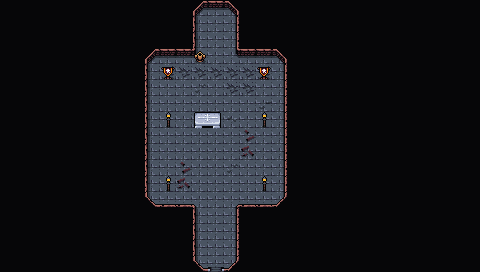

This game map was drawn from its Tiled (.tmx) file and the tilesets committed beside it. A one-line description and the trimmed map source follow:
An orthogonal 30x17 tile map with 16x16 px tiles, 3 tile layers (Background, Floor, Clutter), 3 tilesets and 7 objects (2x dialog).

<map version="1.10" tiledversion="1.10.1" orientation="orthogonal" renderorder="right-down" width="30" height="17" tilewidth="16" tileheight="16" infinite="0" nextlayerid="7" nextobjectid="67">
 <editorsettings>
  <export target="wastetown..tmx" format="tmx" />
 </editorsettings>
 <properties>
  <property name="dungeonEffect" value="{&quot;startBattleWithCard&quot;: [ &quot;Stensia Masquerade&quot; ]}" />
 </properties>
 <tileset firstgid="1" source="../../tileset/main.tsx" />
 <tileset firstgid="10113" source="../../tileset/buildings.tsx" />
 <tileset firstgid="11905" source="../../tileset/dungeon/DarkAbbeyTiles.tsx" />
 <layer id="1" name="Background" width="30" height="17">
  <data>[510 cells, 510 non-empty, 1 distinct tile ids]</data>
 </layer>
 <layer id="2" name="Floor" width="30" height="17">
  <data>[510 cells, 456 non-empty, 15 distinct tile ids]</data>
 </layer>
 <layer id="3" name="Clutter" width="30" height="17">
  <properties>
   <property name="spriteLayer" type="bool" value="true" />
  </properties>
  <data>[510 cells, 17 non-empty, 10 distinct tile ids]</data>
 </layer>
 <objectgroup id="4" name="Objects">
  <object id="38" template="../../obj/entry_up.tx" x="192" y="268" width="48" height="16">
   <properties>
    <property name="teleport" value="../common/maps/map/vampirecastle/vampirecastle_1.tmx" />
   </properties>
  </object>
  <object id="50" template="../../obj/enemy.tx" x="193.5" y="125.987">
   <properties>
    <property name="deckOverride" value="decks/standard/vampire_br.dck" />
    <property name="enemy" value="Ancient Vampire" />
    <property name="inactive" type="bool" value="true" />
    <property name="speedModifier" type="float" value="10" />
    <property name="threatRange" type="int" value="50" />
   </properties>
  </object>
  <object id="62" template="../../obj/dialog.tx" type="dialog" gid="11530" x="195.244" y="129.616" width="25.7101" height="18.009" visible="1">
   <properties>
    <property name="dialog">[
  {
    "text": "You see a coffin lying at the center of the crypt. This relic of vampiric history, once a vessel for the undying, now stood as a time-worn testament to the passage of ages, a silent witness to the secrets and shadows that had unfolded within its confines. The ancient coffin, a repository of centuries, exuded an aura of both menace and melancholy, a silent sentinel to the mysteries of the nocturnal realm.",
    "options": [
      { "name": "Walk away" },
      {
        "name": "Take a closer look at the rusty coffin",
        "text": "You sense an immense amount of power radiating from the coffin. You also begin to note the various unholy symbols engraved around the base of coffin.",
        "options": [
          { "name": "Walk away" },
          {
            "name": "Open the coffin",
            "text": "As you open the coffin, an ancient figure awakes in the gloom. It cries out in an ancient voice: YOU DARE WAKE ME, PUNY MORTAL?",
            "options": [
              {
                "name": "Prepare yourself!",
                "action": [
                  { "activateMapObject": 50 },
                  { "deleteMapObject": 63 },
                  { "deleteMapObject": -1 }
                ]
              }
            ]
          }
        ]
      }
    ]
  }
]</property>
   </properties>
  </object>
  <object id="63" name="Ward" type="dialog" gid="11912" x="195.651" y="58.297" width="39.2943" height="16">
   <properties>
    <property name="dialog">[{
    "text":"A translucent, shimmering red field blocks your path. An ancient Evil is lurking in these crypts, preventing you from entering the room in front of you ...",
    "options":[
    { "name":"Leave." } 
    ]
}]</property>
   </properties>
  </object>
  <object id="64" template="../../obj/manashards.tx" x="154.394" y="169.462" />
  <object id="65" template="../../obj/treasure.tx" x="208.637" y="23.8091">
   <properties>
    <property name="reward">[
  {
    "type": "randomCard",
    "colors": [ "Black" ],
    "subTypes": [ "Vampire" ],
    "count": 5
  },
  {
    "type": "item",
    "count": 1,
    "probability": 0.1,
    "itemName": "Dark Boots"
  },
  {
    "type": "item",
    "count": 1,
    "probability": 0.1,
    "itemName": "Dark Shield"
  },
  {
    "type": "item",
    "count": 1,
    "probability": 0.1,
    "itemName": "Dark Armor"
  },
  {
    "type": "item",
    "count": 1,
    "probability": 0.1,
    "itemName": "Blood Vial"
  },
  {
    "type": "item",
    "count": 1,
    "probability": 0.1,
    "itemName": "Dark Amulet"
  }
]</property>
   </properties>
  </object>
  <object id="66" template="../../obj/booster.tx" x="197.253" y="42.225">
   <properties>
    <property name="reward">[
	{
		"type": "card",
		"probability": 0.5,
		"count": 1,
		"cardName": "Infernal Grasp"
	},
	{
		"type": "card",
		"probability": 0.5,
		"count": 1,
		"cardName": "Crippling Fear"
	},
	{
		"type": "card",
		"probability": 0.5,
		"count": 1,
		"itemName": "Deadly Dispute"
	},
	{
		"type": "card",
		"probability": 0.5,
		"count": 1,
		"itemName": "Village Rites"
	},
	{
		"type": "card",
		"probability": 0.5,
		"count": 1,
		"cardName": "Tragic Slip"
	},
	{
		"type": "card",
		"probability": 0.5,
		"count": 1,
		"cardName": "Defile"
	},
	{
		"type": "card",
		"probability": 0.5,
		"count": 1,
		"itemName": "Murder"
	},
	{
		"type": "card",
		"probability": 0.5,
		"count": 1,
		"cardName": "Infernal Grasp"
	},
	{
		"type": "card",
		"probability": 0.5,
		"count": 1,
		"cardName": "Crippling Fear"
	},
	{
		"type": "card",
		"probability": 0.5,
		"count": 1,
		"itemName": "Deadly Dispute"
	},
	{
		"type": "card",
		"probability": 0.5,
		"count": 1,
		"itemName": "Village Rites"
	},
	{
		"type": "card",
		"probability": 0.5,
		"count": 1,
		"cardName": "Tragic Slip"
	},
	{
		"type": "card",
		"probability": 0.5,
		"count": 1,
		"cardName": "Defile"
	},
	{
		"type": "card",
		"probability": 0.5,
		"count": 1,
		"itemName": "Murder"
	}
]</property>
   </properties>
  </object>
 </objectgroup>
</map>
